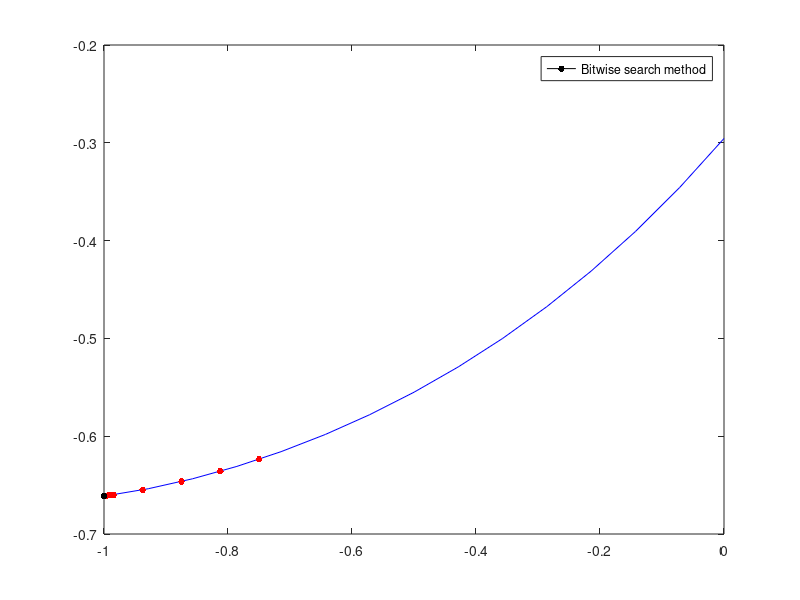

Reproduce this figure in MATLAB.
function lab1
clc;

a = -1;
b = 0;

eps = 10^(-8);

is_debug = true;

fprintf('MINIMUM SEARCH\n');
fplot(@(x) funk(x), [a, b], 'Color', 'b');
hold on;

fprintf('BITWISE SEARCH METHOD\n');
[x, y] = bitwise_search_minimization(a, b, eps, is_debug, @funk);
p = plot(x, y, 'Marker', '.', 'Color', 'k', 'MarkerSize', 15);
legend((p), {'Bitwise search method'}, 'Location', 'northeast');
   
hold off;
end

% Function and its derivatives (through substraction)

function y = funk(x)
y = sin((x^2 + x - 4)/5);
y = y + cosh((x^3 + 3*(x^2) + 8*x + 8)/(3*x + 9)) - 1.0;
end

function [x, f] = bitwise_search_minimization(a, b, eps, is_debug, func)
s = (b - a)/4;
x0 = a;
f0 = func(x0);

l = true;
iteration = 1;
while (l)
    if (is_debug)
        fprintf('Iteration no.%d: (%7.8f, %7.8f)\n', iteration, x0, f0);
        plot(x0, f0, 'Marker', '.', 'Color', 'r', 'MarkerSize', 15);
    end
    iteration = iteration + 1;
    
    x1 = x0 + s;
    f1 = func(x1);
    if (f0 > f1)
        x0 = x1;
        f0 = f1;
        if (x0 > a && x0 < b)
            continue;
        end
    end
    if (abs(s) <= eps)
        l = false;
    else
        x0 = x1;
        f0 = f1;
        s = -s/4;
    end
end

x = x0;
f = f0;
fprintf('Minimum point: (%7.8f, %7.8f)\n', x, f);
end